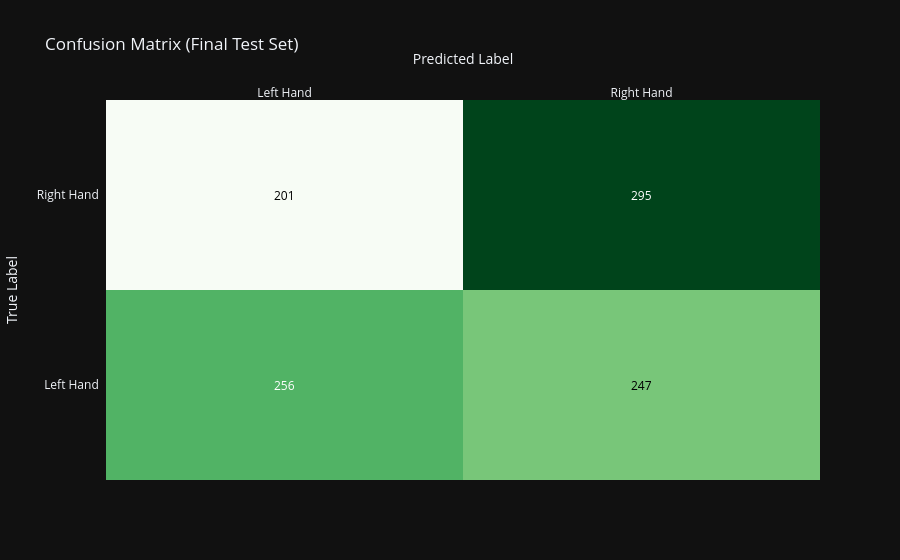

Notebook code cell kept with this figure:
### Code cell
train_model(120000, 'scale')

### Figure 1 — Plotly figure (JSON) as saved in the notebook; plotly's stock layout.template omitted (floating-point values rounded to 4 significant figures)
{"data": [{"colorscale": [[0.0, "rgb(247,252,245)"], [0.125, "rgb(229,245,224)"], [0.25, "rgb(199,233,192)"], [0.375, "rgb(161,217,155)"], [0.5, "rgb(116,196,118)"], [0.625, "rgb(65,171,93)"], [0.75, "rgb(35,139,69)"], [0.875, "rgb(0,109,44)"], [1.0, "rgb(0,68,27)"]], "reversescale": false, "showscale": false, "x": ["Left Hand", "Right Hand"], "y": ["Left Hand", "Right Hand"], "z": [[256, 247], [201, 295]], "type": "heatmap"}], "layout": {"annotations": [{"font": {"color": "#FFFFFF"}, "showarrow": false, "text": "256", "x": "Left Hand", "xref": "x", "y": "Left Hand", "yref": "y"}, {"font": {"color": "#000000"}, "showarrow": false, "text": "247", "x": "Right Hand", "xref": "x", "y": "Left Hand", "yref": "y"}, {"font": {"color": "#000000"}, "showarrow": false, "text": "201", "x": "Left Hand", "xref": "x", "y": "Right Hand", "yref": "y"}, {"font": {"color": "#FFFFFF"}, "showarrow": false, "text": "295", "x": "Right Hand", "xref": "x", "y": "Right Hand", "yref": "y"}], "xaxis": {"dtick": 1, "gridcolor": "rgb(0, 0, 0)", "side": "top", "ticks": "", "title": {"text": "Predicted Label"}}, "yaxis": {"dtick": 1, "ticks": "", "ticksuffix": "  ", "title": {"text": "True Label"}}, "title": {"text": "Confusion Matrix (Final Test Set)"}}}
